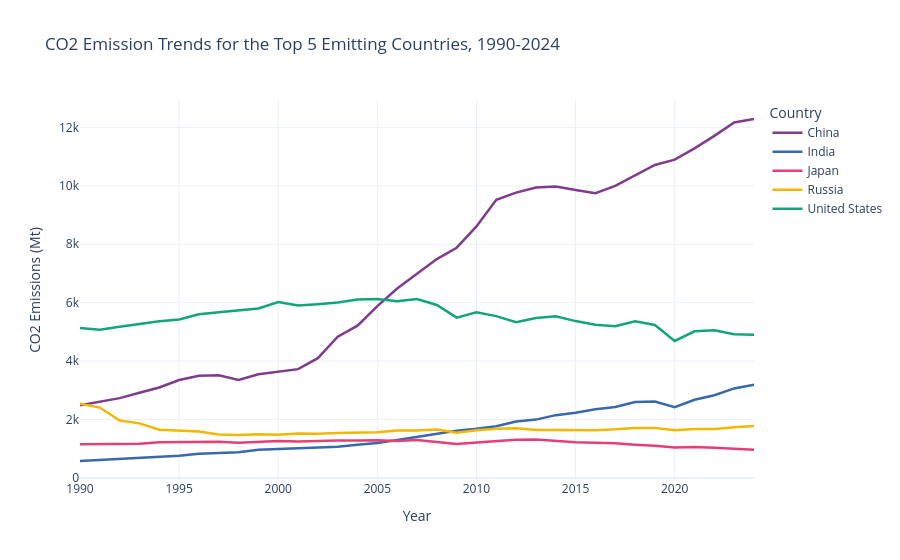

The code cell stored with this chart in its notebook:
### Markdown cell above
Next, compare CO2 trends for the five largest emitters individually, rather than only as a global
total.

### Code cell
top5_emitters = ["China", "United States", "India", "Russia", "Japan"]
top5_df = df[df["country"].isin(top5_emitters)]

fig = px.line(
    top5_df, x="year", y="co2", color="country",
    title="CO2 Emission Trends for the Top 5 Emitting Countries, 1990-2024",
    labels={"co2": "CO2 Emissions (Mt)", "year": "Year", "country": "Country"},
    color_discrete_map=COUNTRY_COLORS,
)
fig.update_traces(line_width=2.5)
fig.update_layout(template="plotly_white", legend_title_text="Country")
fig.show()

### Figure 1 — Plotly figure (JSON) as saved in the notebook; plotly's stock layout.template omitted (floating-point values rounded to 4 significant figures)
{"data": [{"hovertemplate": "Country=China<br>Year=%{x}<br>CO2 Emissions (Mt)=%{y}<extra></extra>", "legendgroup": "China", "line": {"color": "rgb(127, 60, 141)", "dash": "solid", "width": 2.5}, "marker": {"symbol": "circle"}, "mode": "lines", "name": "China", "orientation": "v", "showlegend": true, "type": "scatter", "x": [1990, 1991, 1992, 1993, 1994, 1995, 1996, 1997, 1998, 1999, 2000, 2001, 2002, 2003, 2004, 2005, 2006, 2007, 2008, 2009, 2010, 2011, 2012, 2013, 2014, 2015, 2016, 2017, 2018, 2019, 2020, 2021, 2022, 2023, 2024], "xaxis": "x", "y": [2484.0, 2619.0, 2731.0, 2914.0, 3094.0, 3351.0, 3499.0, 3512.0, 3355.0, 3550.0, 3644.0, 3724.0, 4098.0, 4835.0, 5211.0, 5882.0, 6486.0, 6975.0, 7492.0, 7881.0, 8610.0, 9520.0, 9767.0, 9942.0, 9976.0, 9858.0, 9748.0, 10000.0, 10350.0, 10710.0, 10900.0, 11280.0, 11710.0, 12170.0, 12290.0], "yaxis": "y"}, {"hovertemplate": "Country=India<br>Year=%{x}<br>CO2 Emissions (Mt)=%{y}<extra></extra>", "legendgroup": "India", "line": {"color": "rgb(57, 105, 172)", "dash": "solid", "width": 2.5}, "marker": {"symbol": "circle"}, "mode": "lines", "name": "India", "orientation": "v", "showlegend": true, "type": "scatter", "x": [1990, 1991, 1992, 1993, 1994, 1995, 1996, 1997, 1998, 1999, 2000, 2001, 2002, 2003, 2004, 2005, 2006, 2007, 2008, 2009, 2010, 2011, 2012, 2013, 2014, 2015, 2016, 2017, 2018, 2019, 2020, 2021, 2022, 2023, 2024], "xaxis": "x", "y": [578.0, 615.4, 655.4, 677.3, 714.0, 760.5, 823.6, 858.0, 875.8, 961.2, 987.1, 1001.0, 1033.0, 1068.0, 1135.0, 1195.0, 1293.0, 1393.0, 1490.0, 1613.0, 1679.0, 1766.0, 1927.0, 1995.0, 2148.0, 2232.0, 2353.0, 2426.0, 2595.0, 2611.0, 2423.0, 2676.0, 2831.0, 3063.0, 3193.0], "yaxis": "y"}, {"hovertemplate": "Country=Japan<br>Year=%{x}<br>CO2 Emissions (Mt)=%{y}<extra></extra>", "legendgroup": "Japan", "line": {"color": "rgb(231, 63, 116)", "dash": "solid", "width": 2.5}, "marker": {"symbol": "circle"}, "mode": "lines", "name": "Japan", "orientation": "v", "showlegend": true, "type": "scatter", "x": [1990, 1991, 1992, 1993, 1994, 1995, 1996, 1997, 1998, 1999, 2000, 2001, 2002, 2003, 2004, 2005, 2006, 2007, 2008, 2009, 2010, 2011, 2012, 2013, 2014, 2015, 2016, 2017, 2018, 2019, 2020, 2021, 2022, 2023, 2024], "xaxis": "x", "y": [1155.0, 1167.0, 1175.0, 1169.0, 1223.0, 1236.0, 1249.0, 1241.0, 1201.0, 1238.0, 1260.0, 1246.0, 1275.0, 1284.0, 1279.0, 1286.0, 1263.0, 1299.0, 1229.0, 1160.0, 1211.0, 1261.0, 1302.0, 1312.0, 1260.0, 1220.0, 1200.0, 1184.0, 1139.0, 1102.0, 1037.0, 1059.0, 1030.0, 986.9, 961.9], "yaxis": "y"}, {"hovertemplate": "Country=Russia<br>Year=%{x}<br>CO2 Emissions (Mt)=%{y}<extra></extra>", "legendgroup": "Russia", "line": {"color": "rgb(242, 183, 1)", "dash": "solid", "width": 2.5}, "marker": {"symbol": "circle"}, "mode": "lines", "name": "Russia", "orientation": "v", "showlegend": true, "type": "scatter", "x": [1990, 1991, 1992, 1993, 1994, 1995, 1996, 1997, 1998, 1999, 2000, 2001, 2002, 2003, 2004, 2005, 2006, 2007, 2008, 2009, 2010, 2011, 2012, 2013, 2014, 2015, 2016, 2017, 2018, 2019, 2020, 2021, 2022, 2023, 2024], "xaxis": "x", "y": [2536.0, 2408.0, 1963.0, 1867.0, 1647.0, 1618.0, 1587.0, 1482.0, 1466.0, 1494.0, 1481.0, 1518.0, 1508.0, 1539.0, 1545.0, 1564.0, 1623.0, 1624.0, 1653.0, 1545.0, 1633.0, 1685.0, 1700.0, 1638.0, 1637.0, 1635.0, 1629.0, 1661.0, 1710.0, 1704.0, 1632.0, 1675.0, 1675.0, 1733.0, 1781.0], "yaxis": "y"}, {"hovertemplate": "Country=United States<br>Year=%{x}<br>CO2 Emissions (Mt)=%{y}<extra></extra>", "legendgroup": "United States", "line": {"color": "rgb(17, 165, 121)", "dash": "solid", "width": 2.5}, "marker": {"symbol": "circle"}, "mode": "lines", "name": "United States", "orientation": "v", "showlegend": true, "type": "scatter", "x": [1990, 1991, 1992, 1993, 1994, 1995, 1996, 1997, 1998, 1999, 2000, 2001, 2002, 2003, 2004, 2005, 2006, 2007, 2008, 2009, 2010, 2011, 2012, 2013, 2014, 2015, 2016, 2017, 2018, 2019, 2020, 2021, 2022, 2023, 2024], "xaxis": "x", "y": [5132.0, 5076.0, 5179.0, 5280.0, 5362.0, 5426.0, 5601.0, 5673.0, 5736.0, 5800.0, 6023.0, 5904.0, 5948.0, 6006.0, 6112.0, 6127.0, 6045.0, 6122.0, 5919.0, 5486.0, 5669.0, 5539.0, 5331.0, 5473.0, 5531.0, 5368.0, 5245.0, 5195.0, 5361.0, 5236.0, 4690.0, 5020.0, 5055.0, 4918.0, 4904.0], "yaxis": "y"}], "layout": {"legend": {"title": {"text": "Country"}, "tracegroupgap": 0}, "title": {"text": "CO2 Emission Trends for the Top 5 Emitting Countries, 1990-2024"}, "xaxis": {"anchor": "y", "domain": [0.0, 1.0], "title": {"text": "Year"}}, "yaxis": {"anchor": "x", "domain": [0.0, 1.0], "title": {"text": "CO2 Emissions (Mt)"}}}}
